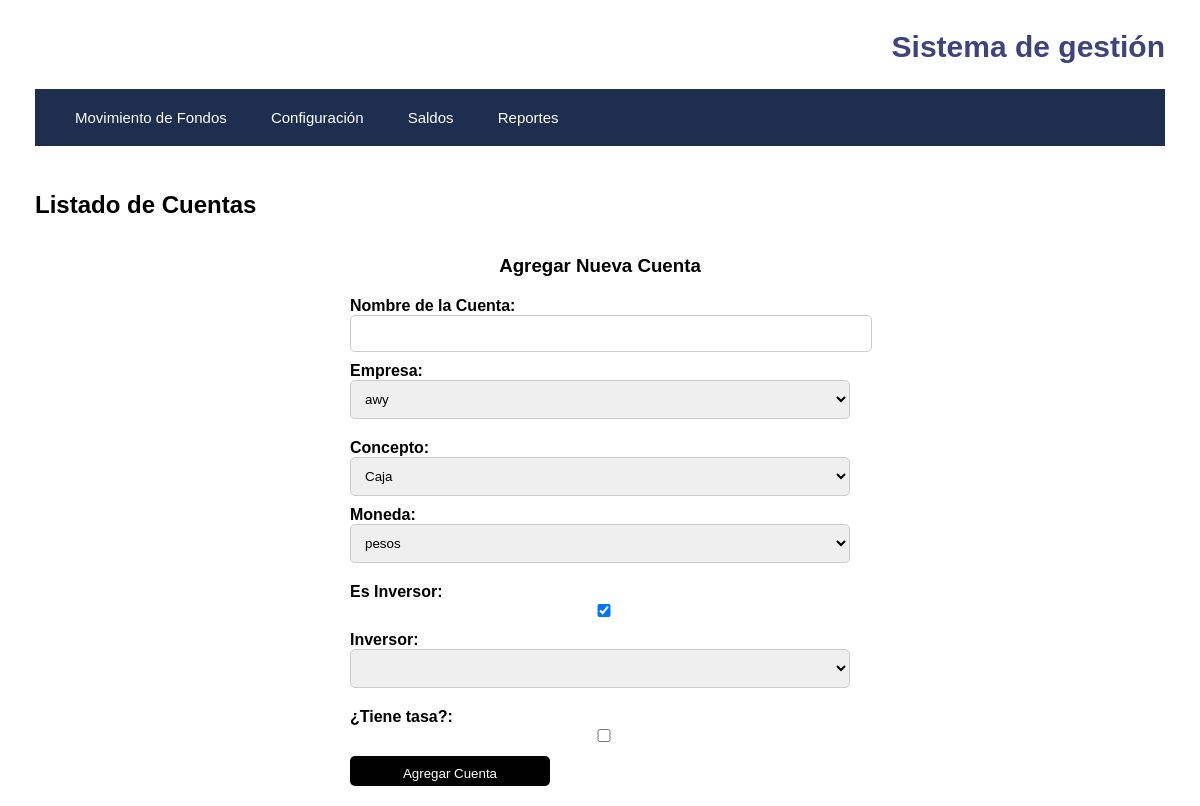
Page /api/addaccount on the earlier database version.
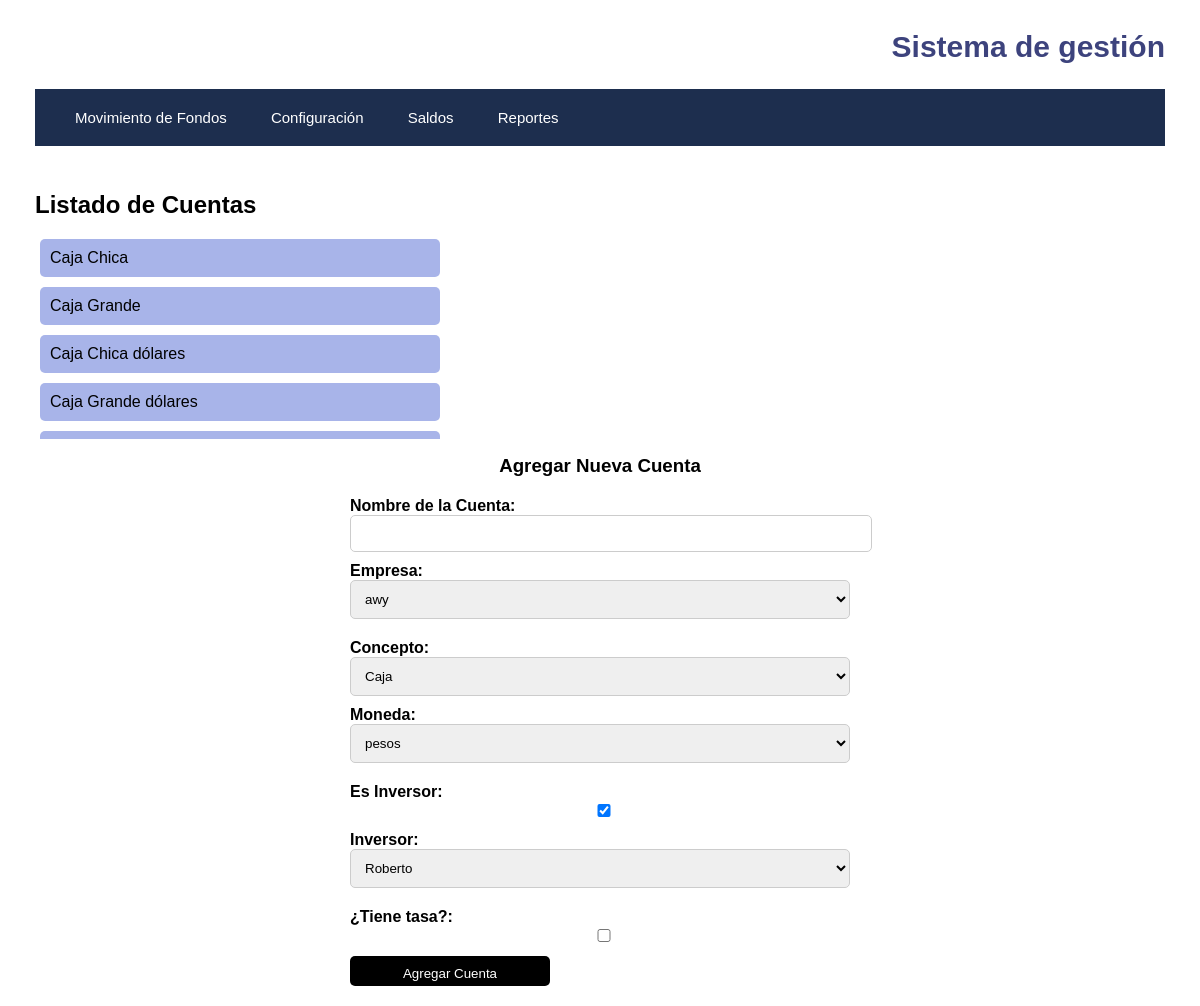
Same page on the later database version.
### Models.py (models this page shows, shortened)
class Cuentas(db.Model):
    id_cuenta = db.Column(db.Integer, primary_key=True)
    id_empresa = db.Column(db.Integer, db.ForeignKey('empresa.id_empresa'))
    id_concepto = db.Column(db.Integer, db.ForeignKey('concepto.id_concepto'))
    id_moneda = db.Column(db.Integer, db.ForeignKey('moneda.id_moneda'))
    nombre_cuenta = db.Column(db.Text)
    inversor_T_F = db.Column(db.Integer)
    id_inversor = db.Column(db.Integer, db.ForeignKey('inversor.id_inversor'))
    tasa_T_F = db.Column(db.Integer)
    empresa = db.relationship('Empresa', foreign_keys=[id_empresa])
    concepto = db.relationship('Concepto', foreign_keys=[id_concepto])
    moneda = db.relationship('Moneda', foreign_keys=[id_moneda])
    inversor = db.relationship('Inversor', foreign_keys=[id_inversor])

### app.py (the view)
@app.route("/api/addaccount", methods=["GET"])
def show_account_form():
    opciones_moneda = Moneda.query.all()
    opciones_empresa = Empresa.query.all()
    opciones_concepto = Concepto.query.all()
    opciones_inversor = Inversor.query.all()
    cuentas = Cuentas.query.all()
    return render_template("addaccount.html",opciones_inversor=opciones_inversor,cuentas=cuentas, opciones_moneda=opciones_moneda, opciones_empresa=opciones_empresa, opciones_concepto=opciones_concepto)

### templates/addaccount.html (shortened to what this page needs)
<!DOCTYPE html>
<html lang="en">
<head>
    <link rel="stylesheet" type="text/css" href="{{ url_for('static', filename='style.css') }}">
</head>
<body>
    {% extends 'base.html' %}
    {% block content %}
        <h2>Listado de Cuentas</h2>
        <ul>
            {% for cuenta in cuentas %}
                <li>{{ cuenta.nombre_cuenta }}</li>
            {% endfor %}
        </ul>
        <h3>Agregar Nueva Cuenta</h3>
        <form action="/api/addaccount" method="post">
            <div class="form-group">
                <label for="nombre_cuenta">Nombre de la Cuenta:</label>
                <input type="text" id="nombre_cuenta" name="nombre_cuenta" required>
            </div>
            <div class="form-group">
                <label for="nombre_empresa">Empresa:</label>
                <select id="id_empresa" name="id_empresa" required>
                    {% for empresa in opciones_empresa %}
                        <option value="{{ empresa.id_empresa }}">{{ empresa.nombre_empresa }}</option>
                    {% endfor %}
                </select>
            </div>
            <div class="form-group">
                <label for="nombre_conepto">Concepto:</label>
                <select id="id_concepto" name="id_concepto" required>
                    {% for concepto in opciones_concepto %}
                        <option value="{{ concepto.id_concepto }}">{{ concepto.nombre_concepto }}</option>
                    {% endfor %}
                </select>
            </div>
            <div class="form-group">
                <label for="descr_moneda">Moneda:</label>
                <select id="id_moneda" name="id_moneda" required>
                    {% for moneda in opciones_moneda %}
                        <option value="{{ moneda.id_moneda }}">{{ moneda.descr_moneda }}</option>
                    {% endfor %}
                </select>
            </div>
            <div class="form-group">
                <label for="inversor_T_F">Es Inversor:</label>
                <input type="checkbox" id="inversor_T_F" name="inversor_T_F" onclick="toggleInversorField()" checked>
            </div>
            <div class="form-group" id="inversorField" style="display: block;">
                <label for="id_inversor">Inversor:</label>
                <select id="id_inversor" name="id_inversor" required>
                    {% for inversor in opciones_inversor %}
                        <option value="{{ inversor.nombre_inversor }}">{{ inversor.nombre_inversor }}</option>
                    {% endfor %}
                </select>
            </div>
            <div class="form-group">
                <label for="tasa_T_F">¿Tiene tasa?:</label>
                <input type="checkbox" id="tasa_T_F" name="tasa_T_F" >
            </div>
            <input type="submit" value="Agregar Cuenta">
        </form>
    {% endblock %}

### templates/base.html (shortened to what this page needs)
<!DOCTYPE html>
<html lang="en">
<head>
    <link rel="stylesheet" type="text/css" href="{{ url_for('static', filename='style.css') }}">
</head>
<body>
    <header>
        <h1>Sistema de gestión</h1>
        <nav>
            <a href="/api/addmovement">Movimiento de Fondos</a>
            <div class="config-option">
                <a class="nav-link" href="#">Configuración</a>
            </div>
            <a href="/api/balances">Saldos</a>
            <a href="/api/reports">Reportes</a>
        </nav>
    </header>
    <div class="content">
        {% block content %}{% endblock %}
    </div>
</body>
</html>

### static/style.css (style rules this page uses)
body { font-family: sans-serif; margin: 0; padding: 0; }
header { font-size: 15px; color: #3d437d; padding: 10px; text-align: right; }
nav { background-color: #1d2e4e; text-align: left; margin-bottom: 20px; margin: 25px; padding: 20px; }
nav a { text-align: left; padding: 20px; text-decoration: none; color: #ffffff; }
h1 { margin-right: 25px; }
h2 { margin-top: 10px; margin-left: 35px; text-align: left; }
h3 { margin-top: 0; text-align: center; }
form { width: 500px; margin: 0 auto; }
.form-group { margin-bottom: 10px; }
label { font-weight: bold; }
input, select { width: 100%; padding: 10px; border-radius: 5px; border: 1px solid #ccc; }
input[type="submit"] { width: 200px; height: 30px; background-color: #000; color: #fff; border-radius: 5px; border: none; cursor: pointer; margin-bottom: 20px; }
.form-group:nth-child(1) { margin-top: 20px; }
.form-group:nth-child(3) { margin-top: 20px; }
.form-group:nth-child(5) { margin-top: 20px; }
.form-group:nth-child(7) { margin-top: 20px; }
ul { list-style-type: none; overflow-y: auto; max-height: 200px; width: 400px; }
li { background-color: #9ba9e6de; padding: 10px; border-radius: 5px; margin-bottom: 10px; }
.config-option { position: relative; display: inline-block; }

Differences in the rows shown:
added Cuentas: nombre_cuenta "Caja Chica"
added Cuentas: nombre_cuenta "Caja Grande"
added Cuentas: nombre_cuenta "Caja Chica dólares"
added Cuentas: nombre_cuenta "Caja Grande dólares"
Other differences:
form field id_inversor: (not shown) → "Roberto"
